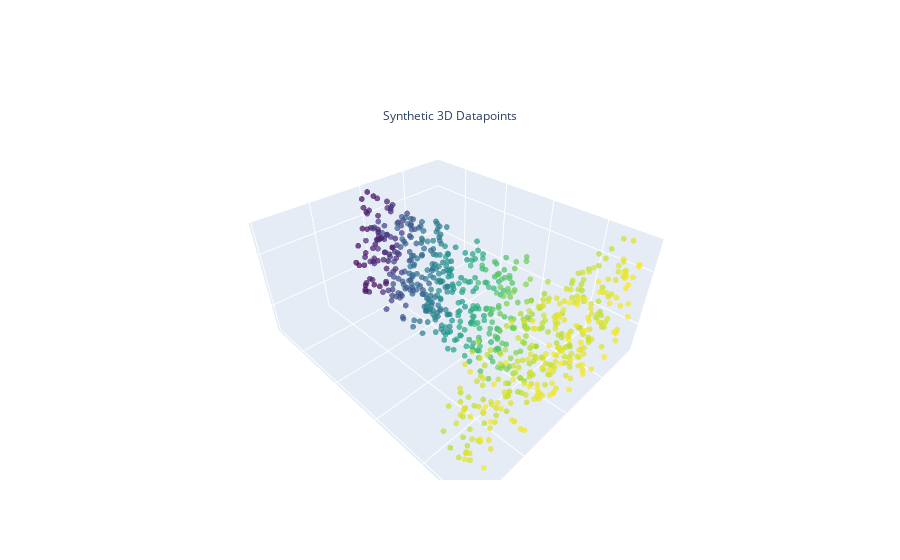

Notebook source saved alongside this figure:
### Code cell
plot_3Dfigure(newX, title='Synthetic 3D Datapoints')

### Figure 1 — Plotly figure (JSON) as saved in the notebook; plotly's stock layout.template omitted (floating-point values rounded to 4 significant figures; data arrays with more than 128 entries replaced by an {"elided": "..."} marker saying what was removed)
{"data": [{"marker": {"color": {"elided": "740 float values"}, "colorscale": [[0, "#440154"], [0.1111, "#482878"], [0.2222, "#3e4989"], [0.3333, "#31688e"], [0.4444, "#26828e"], [0.5556, "#1f9e89"], [0.6667, "#35b779"], [0.7778, "#6ece58"], [0.8889, "#b5de2b"], [1, "#fde725"]], "opacity": 0.7, "size": 2}, "mode": "markers", "type": "scatter3d", "x": {"elided": "740 float values"}, "y": {"elided": "740 float values"}, "z": {"elided": "740 float values"}}], "layout": {"scene": {"xaxis": {"showticklabels": false, "ticks": "", "title": {"text": ""}}, "yaxis": {"showticklabels": false, "ticks": "", "title": {"text": ""}}, "zaxis": {"showticklabels": false, "ticks": "", "title": {"text": ""}}}, "showlegend": false, "title": {"font": {"size": 12}, "text": "Synthetic 3D Datapoints", "x": 0.5, "y": 0.8}, "xaxis": {"showticklabels": false}, "yaxis": {"showticklabels": false}}}
